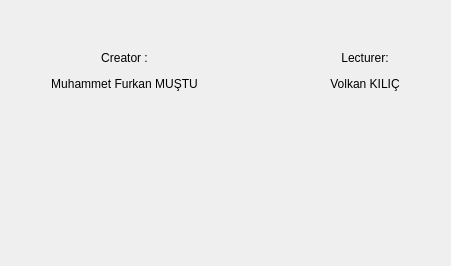
      <widget class="QWidget" name="tab_3">
       <attribute name="title">
        <string>About</string>
       </attribute>
       <layout class="QGridLayout" name="gridLayout_13">
        <item row="0" column="0">
         <layout class="QGridLayout" name="gridLayout_11">
          <item row="1" column="0">
           <spacer name="horizontalSpacer_8">
            <property name="orientation">
             <enum>Qt::Horizontal</enum>
            </property>
            <property name="sizeHint" stdset="0">
             <size>
              <width>40</width>
              <height>20</height>
             </size>
            </property>
           </spacer>
          </item>
          <item row="1" column="2">
           <spacer name="horizontalSpacer_16">
            <property name="orientation">
             <enum>Qt::Horizontal</enum>
            </property>
            <property name="sizeHint" stdset="0">
             <size>
              <width>40</width>
              <height>20</height>
             </size>
            </property>
           </spacer>
          </item>
          <item row="1" column="1">
           <layout class="QGridLayout" name="gridLayout_10">
            <item row="2" column="2">
             <widget class="QPushButton" name="pushButtonLecturer">
              <property name="text">
               <string/>
              </property>
              <property name="icon">
               <iconset>
                <activeon>volkan.jpg</activeon>
               </iconset>
              </property>
              <property name="iconSize">
               <size>
                <width>161</width>
                <height>214</height>
               </size>
              </property>
              <property name="flat">
               <bool>true</bool>
              </property>
             </widget>
            </item>
            <item row="0" column="2">
             <widget class="QLabel" name="label_31">
              <property name="text">
               <string>&lt;html&gt;&lt;head/&gt;&lt;body&gt;&lt;p&gt;Lecturer:&lt;/p&gt;&lt;p&gt;Volkan KILIÇ&lt;/p&gt;&lt;/body&gt;&lt;/html&gt;</string>
              </property>
              <property name="alignment">
               <set>Qt::AlignCenter</set>
              </property>
             </widget>
            </item>
            <item row="2" column="0">
             <widget class="QLabel" name="labelCreator">
              <property name="text">
               <string/>
              </property>
              <property name="pixmap">
               <pixmap>furkan-2.jpg</pixmap>
              </property>
             </widget>
            </item>
            <item row="0" column="0">
             <widget class="QLabel" name="label_29">
              <property name="text">
               <string>&lt;html&gt;&lt;head/&gt;&lt;body&gt;&lt;p align=&quot;center&quot;&gt;Creator :&lt;/p&gt;&lt;p align=&quot;center&quot;&gt;Muhammet Furkan MUŞTU&lt;/p&gt;&lt;/body&gt;&lt;/html&gt;</string>
              </property>
              <property name="alignment">
               <set>Qt::AlignCenter</set>
              </property>
             </widget>
            </item>
            <item row="2" column="1">
             <layout class="QVBoxLayout" name="verticalLayout_13">
              <item>
               <layout class="QHBoxLayout" name="horizontalLayout_13">
                <item>
                 <spacer name="horizontalSpacer_13">
                  <property name="orientation">
                   <enum>Qt::Horizontal</enum>
                  </property>
                  <property name="sizeType">
                   <enum>QSizePolicy::Expanding</enum>
                  </property>
                  <property name="sizeHint" stdset="0">
                   <size>
                    <width>40</width>
                    <height>20</height>
                   </size>
                  </property>
                 </spacer>
                </item>
                <item>
                 <widget class="QPushButton" name="pushButtonLinkedin">
                  <property name="text">
                   <string/>
                  </property>
                  <property name="icon">
                   <iconset>
                    <activeon>linkedin-logo-2.png</activeon>
                   </iconset>
                  </property>
                  <property name="iconSize">
                   <size>
                    <width>75</width>
                    <height>32</height>
                   </size>
                  </property>
                  <property name="flat">
                   <bool>true</bool>
                  </property>
                 </widget>
                </item>
                <item>
                 <spacer name="horizontalSpacer_12">
                  <property name="orientation">
                   <enum>Qt::Horizontal</enum>
                  </property>
                  <property name="sizeType">
                   <enum>QSizePolicy::MinimumExpanding</enum>
                  </property>
                  <property name="sizeHint" stdset="0">
                   <size>
                    <width>40</width>
                    <height>20</height>
                   </size>
                  </property>
                 </spacer>
                </item>
               </layout>
              </item>
              <item>
               <spacer name="verticalSpacer_8">
                <property name="orientation">
                 <enum>Qt::Vertical</enum>
                </property>
                <property name="sizeType">
                 <enum>QSizePolicy::Fixed</enum>
                </property>
                <property name="sizeHint" stdset="0">
                 <size>
                  <width>20</width>
                  <height>20</height>
                 </size>
                </property>
               </spacer>
              </item>
              <item>
               <layout class="QHBoxLayout" name="horizontalLayout_12">
                <item>
                 <spacer name="horizontalSpacer_10">
                  <property name="orientation">
                   <enum>Qt::Horizontal</enum>
                  </property>
                  <property name="sizeHint" stdset="0">
                   <size>
                    <width>40</width>
                    <height>20</height>
                   </size>
                  </property>
                 </spacer>
                </item>
                <item>
                 <widget class="QPushButton" name="pushButtonGithub">
                  <property name="text">
                   <string/>
                  </property>
                  <property name="icon">
                   <iconset>
                    <activeon>github-2.png</activeon>
                   </iconset>
                  </property>
                  <property name="iconSize">
                   <size>
                    <width>75</width>
                    <height>28</height>
                   </size>
                  </property>
                  <property name="flat">
                   <bool>true</bool>
                  </property>
                 </widget>
                </item>
                <item>
                 <spacer name="horizontalSpacer_9">
                  <property name="orientation">
                   <enum>Qt::Horizontal</enum>
                  </property>
                  <property name="sizeHint" stdset="0">
                   <size>
                    <width>40</width>
                    <height>20</height>
                   </size>
                  </property>
                 </spacer>
                </item>
               </layout>
              </item>
              <item>
               <spacer name="verticalSpacer_7">
                <property name="orientation">
                 <enum>Qt::Vertical</enum>
                </property>
                <property name="sizeHint" stdset="0">
                 <size>
                  <width>20</width>
                  <height>20</height>
                 </size>
                </property>
               </spacer>
              </item>
              <item>
               <layout class="QHBoxLayout" name="horizontalLayout_14">
                <item>
                 <spacer name="horizontalSpacer_15">
                  <property name="orientation">
                   <enum>Qt::Horizontal</enum>
                  </property>
                  <property name="sizeHint" stdset="0">
                   <size>
                    <width>40</width>
                    <height>20</height>
                   </size>
                  </property>
                 </spacer>
                </item>
                <item>
                 <widget class="QPushButton" name="pushButtonIkc">
                  <property name="text">
                   <string/>
                  </property>
                  <property name="icon">
                   <iconset>
                    <activeon>ikc-2.jpg</activeon>
                   </iconset>
                  </property>
                  <property name="iconSize">
                   <size>
                    <width>200</width>
                    <height>102</height>
                   </size>
                  </property>
                  <property name="flat">
                   <bool>true</bool>
                  </property>
                 </widget>
                </item>
                <item>
                 <spacer name="horizontalSpacer_14">
                  <property name="orientation">
                   <enum>Qt::Horizontal</enum>
                  </property>
                  <property name="sizeHint" stdset="0">
                   <size>
                    <width>40</width>
                    <height>20</height>
                   </size>
                  </property>
                 </spacer>
                </item>
               </layout>
              </item>
             </layout>
            </item>
           </layout>
          </item>
          <item row="0" column="1">
           <spacer name="verticalSpacer_12">
            <property name="orientation">
             <enum>Qt::Vertical</enum>
            </property>
            <property name="sizeHint" stdset="0">
             <size>
              <width>20</width>
              <height>40</height>
             </size>
            </property>
           </spacer>
          </item>
          <item row="2" column="1">
           <spacer name="verticalSpacer_11">
            <property name="orientation">
             <enum>Qt::Vertical</enum>
            </property>
            <property name="sizeHint" stdset="0">
             <size>
              <width>20</width>
              <height>40</height>
             </size>
            </property>
           </spacer>
          </item>
         </layout>
        </item>
       </layout>
      </widget>
